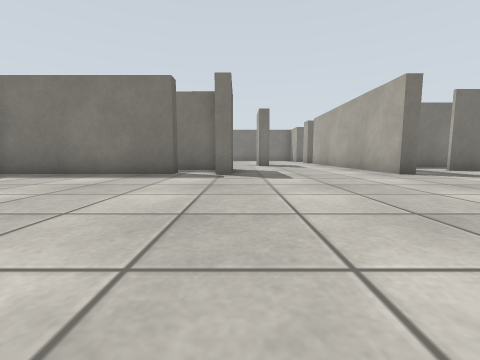
[1] (above)

21 first-person views from a walk through a Gazebo world. The camera is 0.5 m above the floor, tilts 6° down and sees 90° across. The floor is counted in squares, 1 m on a side. Each view is taken from the middle of a square. On the plan, view 1 faces up. The plan holds only what a view shows up to about 9 squares ahead; the rest is blank. The place goes on beyond the plan. Surface patterns are stand-ins for the level's own textures.

[2]
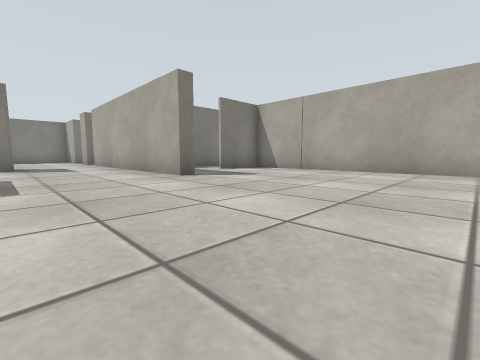

[3]
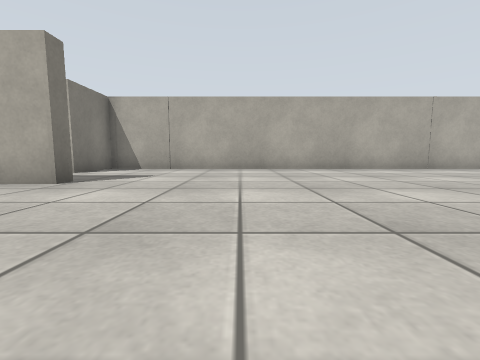

[4]
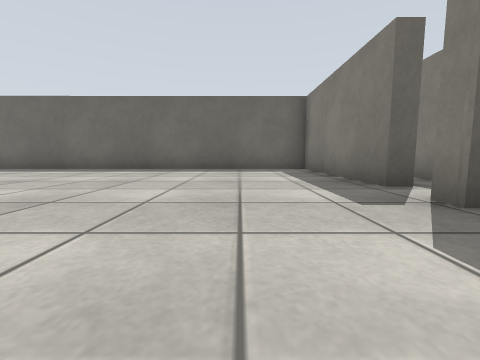

[5]
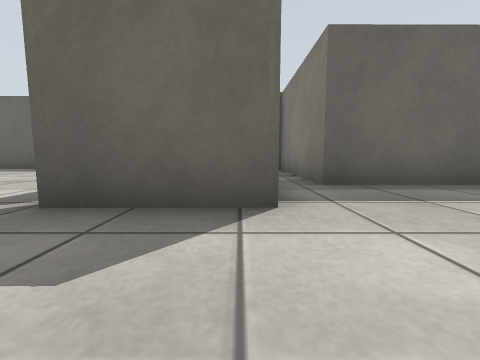

[6]
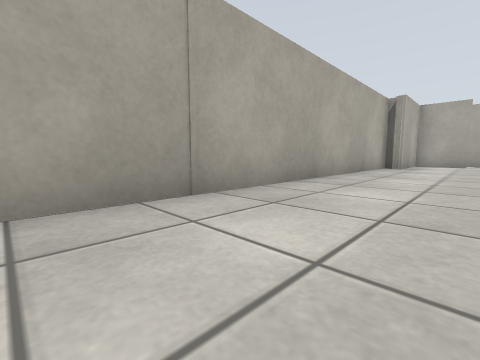

[7]
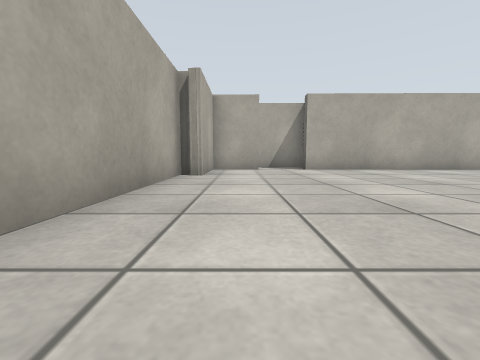

[8]
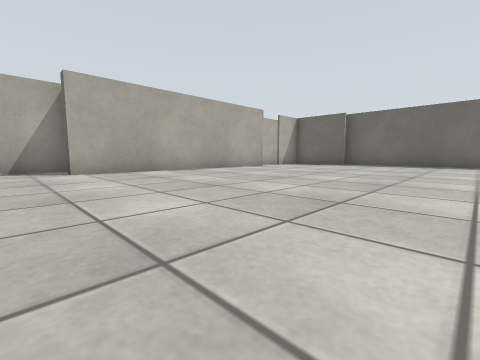

[9]
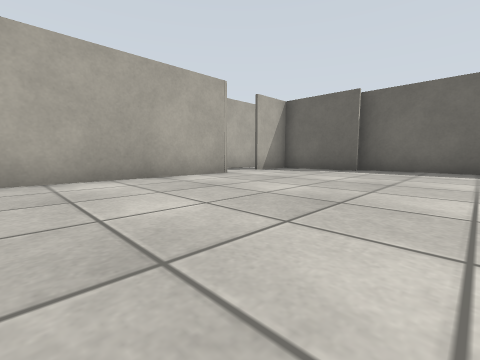

[10]
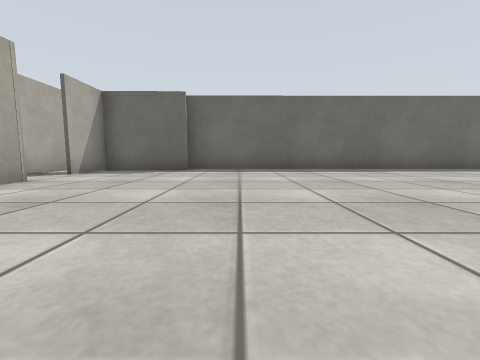

[11]
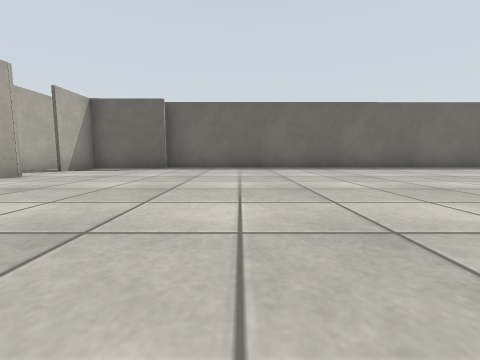

[12]
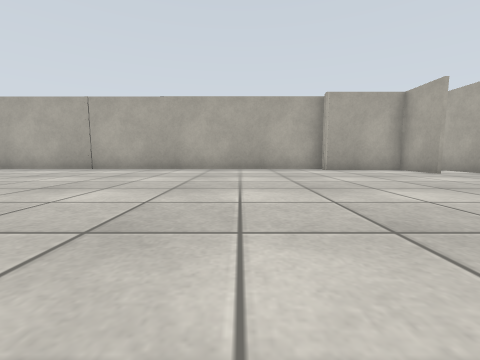

[13]
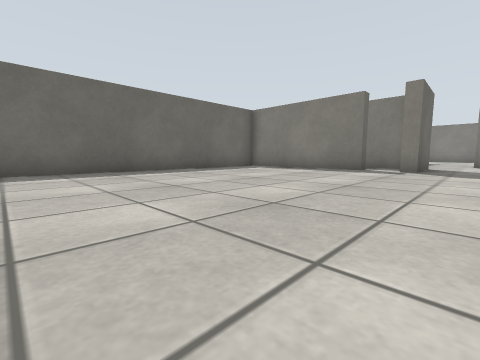

[14]
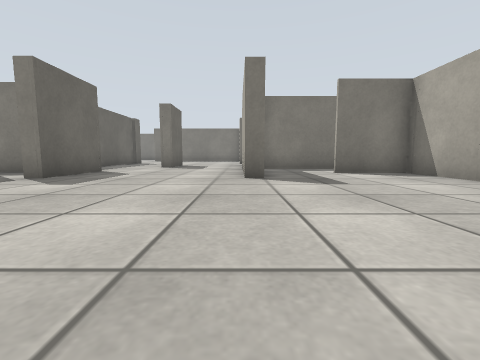

[15]
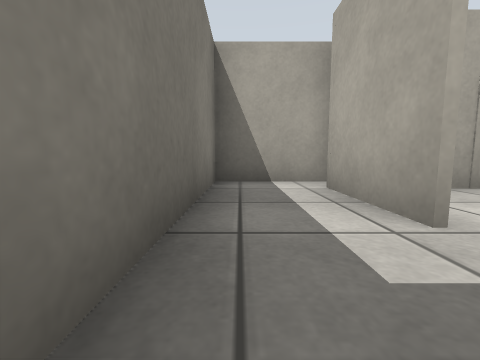

[16]
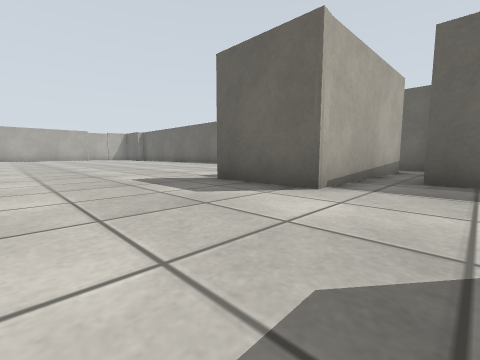

[17]
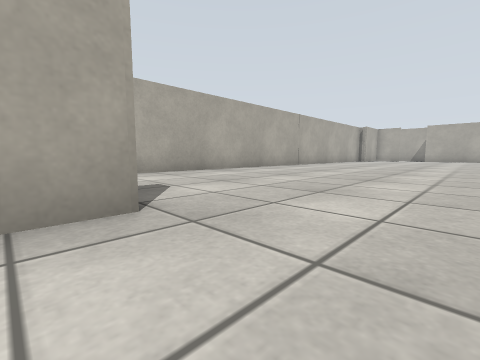

[18]
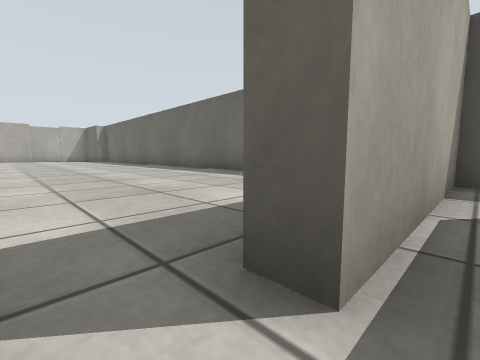

[19]
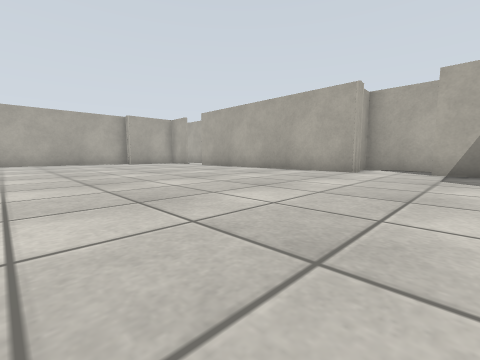

[20]
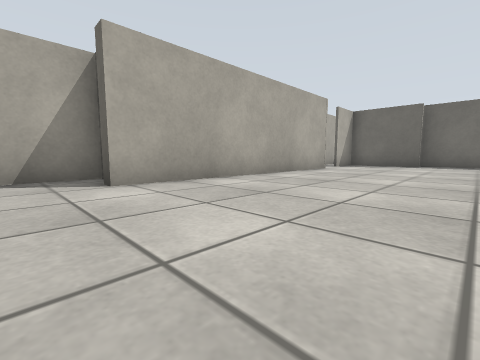

[21]
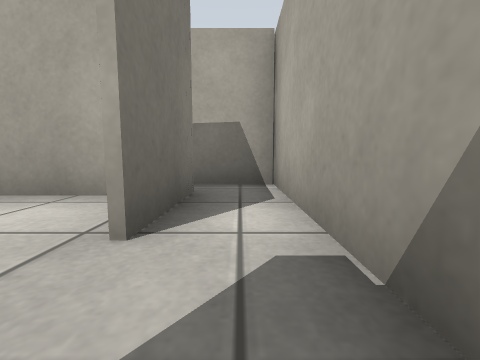

### Floor plan
Points are (right, up) in squares from view 1. A wall is a line through its corners. A room is listed if a view was taken in it or the views show most of it. See-through windows are left out.
Room 1 (views 1, 2, 3, 4, 5, 6, 7, 8, 9, 10, 11, 12, 13, 14, 16, 17, 18, 19, 20)
walls: (4.6, 6.1) (4.1, 6.1) (4.1, 10.5); (-1.7, 6.7) (-1.7, 6.3) (-6.5, 6.3) (-6.4, -12); (-0.7, 8.3) (-0.2, 8.4) (-0.2, 6.1) (-0.7, 6.1); (8.5, -12.1) (8.6, 7.6) (6.5, 7.6); (-4.8, 8.4) (-0.2, 8.3); (-5.9, -11.6) (-5.8, -13.5); (6.3, -14.1) (7.9, -14.1) (7.9, -11.8); (-2.6, -14) (4.8, -14.1); (-1.9, 10.6) (-1.9, 9.5) (-6, 9.5) (-6, 6.7); (-5.8, -14.4) (-4.1, -14.4)
ways out: opening at (5.5, 8) to room 2; opening at (5.5, -14) to room 3; opening at (-3.5, -14) to room 4; opening at (-5, 8) to room 5; opening at (-1, 7) to room 5
Room 2 (view 15)
walls: (6.5, 7.7) (8.8, 7.7); (9.5, 7.3) (9.5, 9.5) (4.9, 9.5)
ways out: opening at (5.5, 8) to room 1
Room 3 (view 21)
walls: (4.8, -14.1) (4.8, -14.5); (4.4, -15.6) (9, -15.6) (9, -14.1); (8.2, -14.4) (6.2, -14.3)
ways out: opening at (5.5, -14) to room 1
Room 4 (no view inside)
walls: (-5.7, -15.5) (-2.3, -15.5) (-2.3, -14.9); (-5.8, -13.5) (-5.8, -14.4)
ways out: opening at (-3.5, -14) to room 1; opening at (-5.5, -15)
Room 5 (no view inside)
walls: (-6, 6.7) (-1.7, 6.7); (-0.7, 7.9) (-3.3, 7.9)
ways out: opening at (-5, 8) to room 1; opening at (-1, 7) to room 1

Positions as (right, up) in squares from view 1, and headings:
1: (0, 0), facing up
2: (1, 1), facing up-right
3: (0, 3), facing right
4: (2, 4), facing left
5: (2, 8), facing left
6: (6, -2), facing down-right
7: (7, -6), facing down
8: (6, -7), facing down-left
9: (2, -9), facing down-left
10: (2, -10), facing left
11: (3, -9), facing left
12: (0, -9), facing right
13: (1, -2), facing up-left
14: (4, 1), facing up
15: (5, 9), facing right
16: (3, 10), facing down-left
17: (2, 7), facing down-right
18: (-1, 7), facing down-left
19: (-5, -7), facing down-right
20: (6, -10), facing down-left
21: (5, -15), facing right
